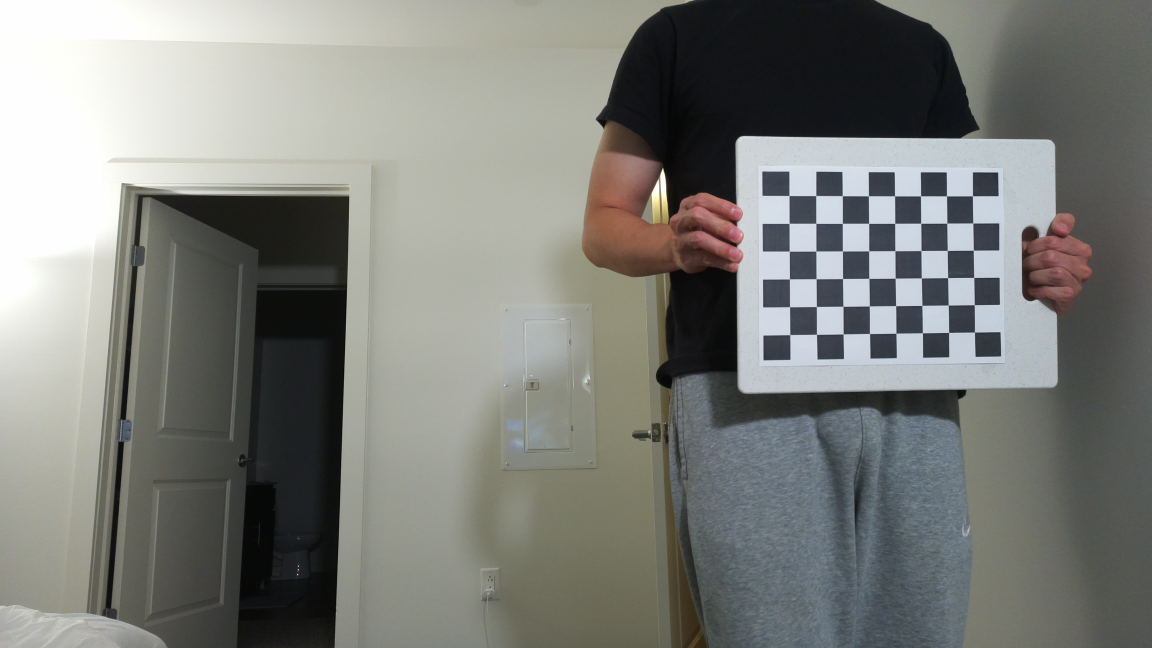
#> input picture opencv/cal_img/image0000 복사본.jpg, 4608 x 2592 px (shown at 1/4 size); its folder holds 4 pictures in this run; the run also reads 1 picture not shown here
$ python pi_v3_calibration.py
#> lines starting #> are read from the running program, lines starting #| are printed output that depends on the picture
import numpy as np
import glob
import cv2
import pickle
import matplotlib.pyplot as plt

# Select the img directory to calibrate
#   cal_img Directory: Images taken from Raspberry Pi v3
#   cal_img_wide Directory: Images taken from Raspberry Pi v3 wide
dir_name = 'cal_img'

def Calibrate(num_intersections_in_x=8, num_intersections_in_y=6, square_size=0.03):
#> called with num_intersections_in_x = 8, num_intersections_in_y = 6, square_size = 0.03
    criteria = (cv2.TERM_CRITERIA_EPS + cv2.TERM_CRITERIA_MAX_ITER, 30, 0.001)

    obj_points = []
    img_points = []

    object_points = np.zeros((num_intersections_in_x * num_intersections_in_y, 3), np.float32)
    object_points[:, :2] = np.mgrid[0:num_intersections_in_x, 0:num_intersections_in_y].T.reshape(-1, 2) * square_size

    fnames = glob.glob('./' + dir_name + '/*.jpg')
    print(f"Found {len(fnames)} images for calibration.")

    for fname in fnames:
        img = cv2.imread(fname)
#> img is the input picture: shape (2592, 4608, 3); mean B, G, R 122.4, 127.1, 125.6
        img_size = (img.shape[1], img.shape[0])
#> img_size = (4608, 2592)
        gray = cv2.cvtColor(img, cv2.COLOR_BGR2GRAY)
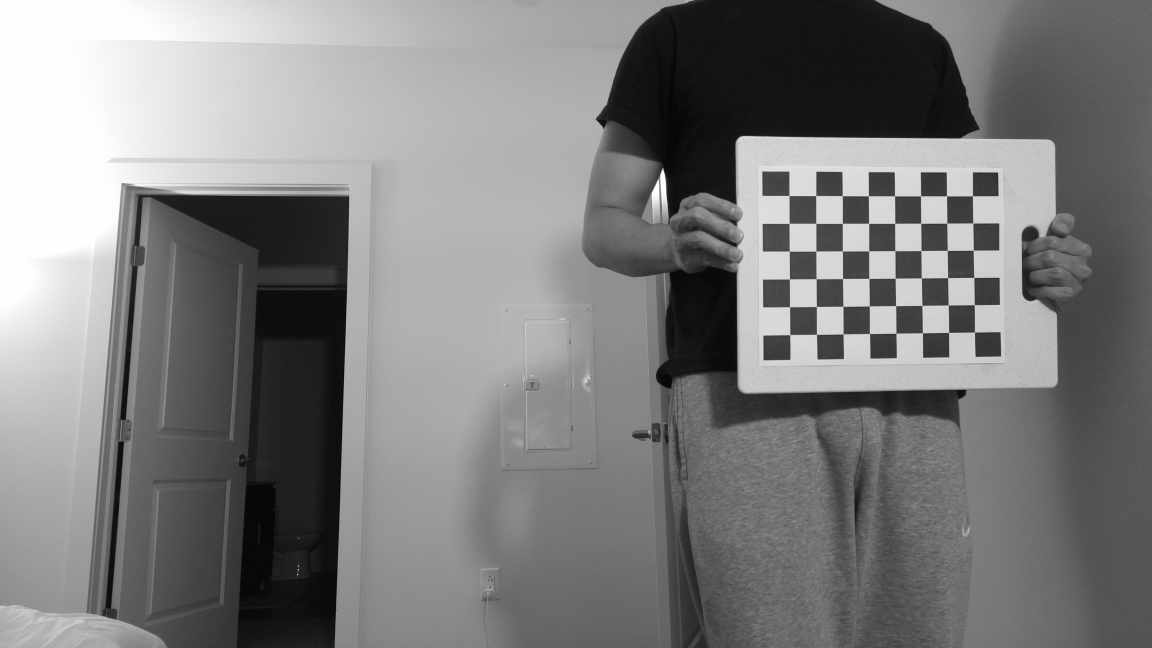
#> gray: shape (2592, 4608) (shown at 1/4 size); min 0, max 255, mean 126.1

        ret, corners = cv2.findChessboardCorners(gray, (num_intersections_in_x, num_intersections_in_y), None)
#> ret = True; corners = 48 rows, first 8: [3157.1, 783.8], [3264.8, 783.9], [3370, 783.7], [3474.4, 785.8], [3579.4, 785.3], [3684.5, 786.5], [3787.1, 784.3], [3892.5, 786.5]

        if ret:
            obj_points.append(object_points)
            corners2 = cv2.cornerSubPix(gray, corners, (11,11), (-1, -1), criteria)
#> corners2 = 48 rows, first 8: [3157.5, 783.7], [3264.6, 784], [3370.4, 784.4], [3475.1, 785], [3579.7, 785.2], [3683.5, 785.2], [3787.5, 785.1], [3891.1, 784.9]
#> pass 3 of the loop in Calibrate, `for fname in fnames:`:
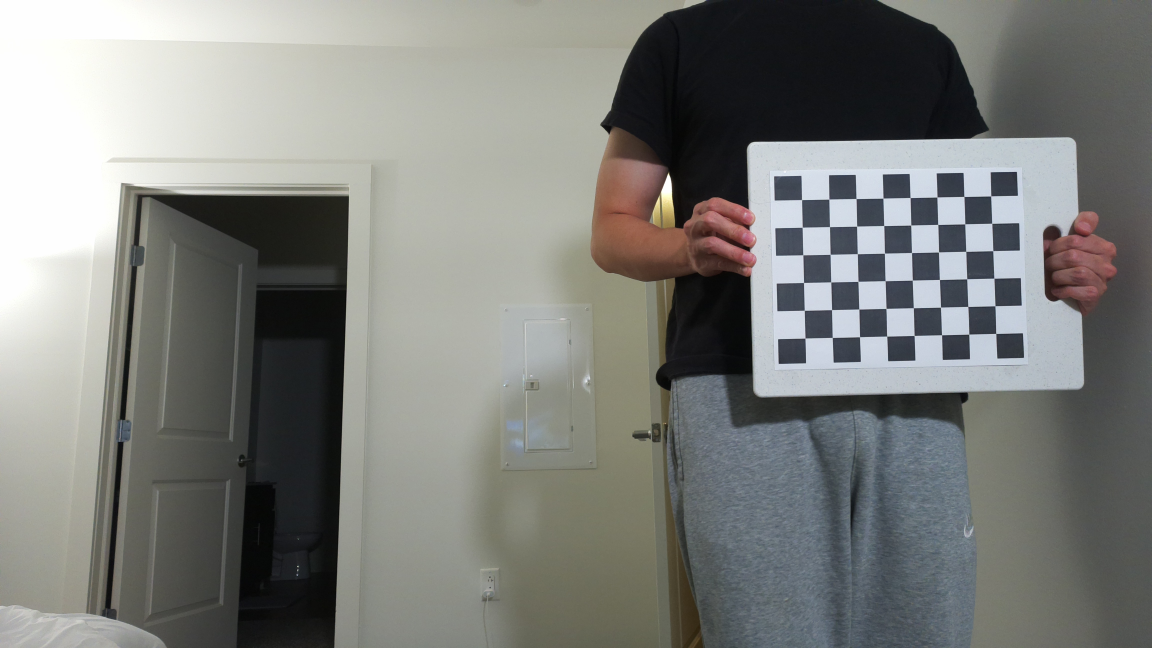
#> input picture opencv/cal_img/image0001 복사본.jpg, 4608 x 2592 px (shown at 1/4 size)
#> in Calibrate, img is the input picture: shape (2592, 4608, 3); mean B, G, R 123.6, 127.1, 125.8
#> in Calibrate, `gray = cv2.cvtColor(img, cv2.COLOR_BGR2GRAY)`:
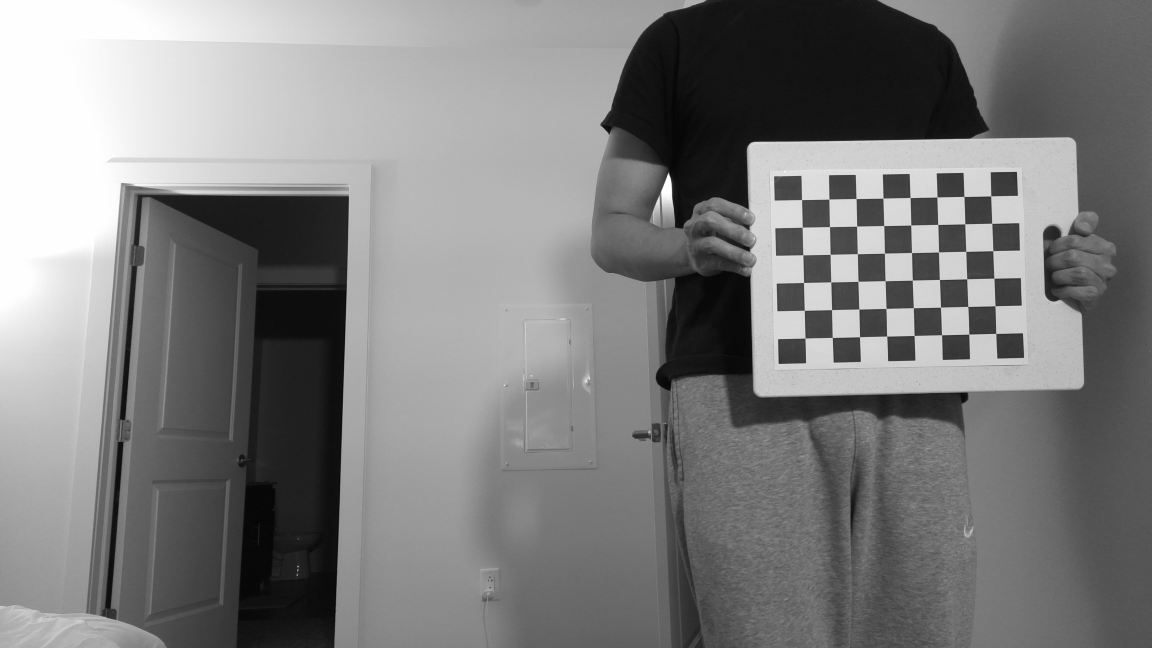
#> gray: shape (2592, 4608) (shown at 1/4 size); min 0, max 255, mean 126.3
#> corners = 48 rows, first 8: [3208.6, 800.8], [3316.9, 797.7], [3426.2, 796.7], [3533.2, 794], [3642.6, 793.4], [3748, 788], [3856.2, 787.1], [3964.8, 784.9]
#> corners2 = 48 rows, first 8: [3207.8, 800.1], [3317, 797.8], [3425.6, 795.6], [3533.3, 794], [3641.8, 791.8], [3749.4, 789.5], [3857.1, 787.4], [3964.5, 785.3]
#> the loop made 4 passes; the first 3 are shown
            img_points.append(corners)
			# Draw and display the corners
            # cv2.drawChessboardCorners(img, (6,6), corners2, ret)
            # cv2.imshow('img', img)
            # cv2.waitKey(100)

    ret, mtx, dist, rvecs, tvecs = cv2.calibrateCamera(obj_points, img_points, img_size, None, None)
    img = cv2.imread(fnames[1])
    dst = cv2.undistort(img, mtx, dist, None, mtx)
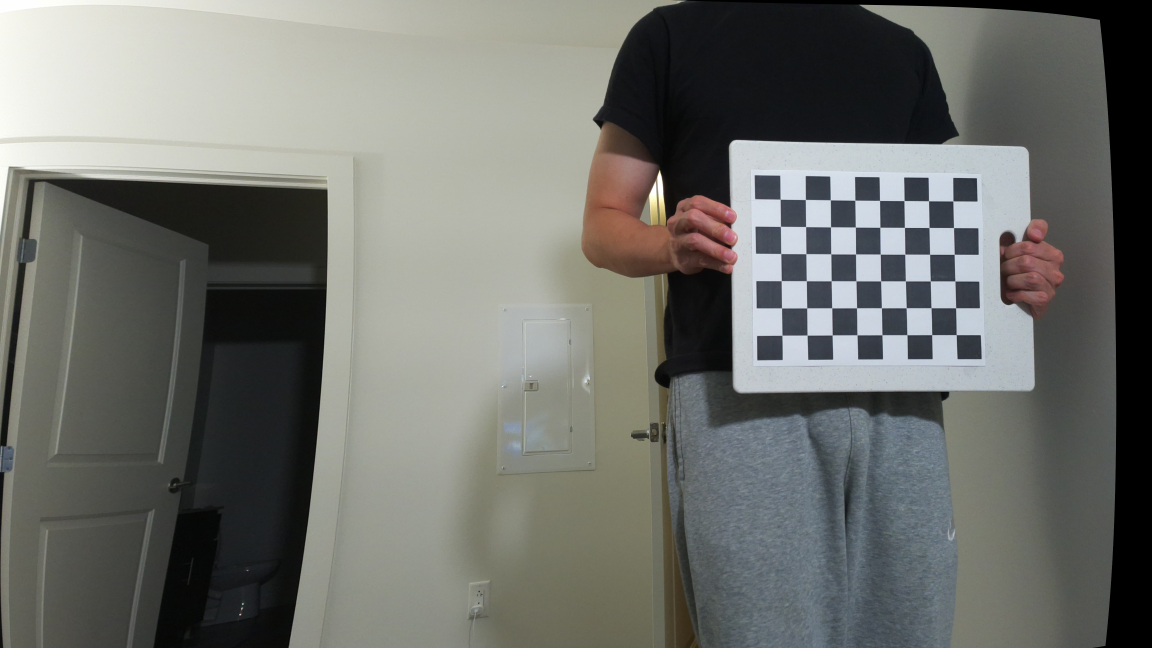
#> dst: shape (2592, 4608, 3) (shown at 1/4 size); mean B, G, R 108.6, 113.3, 111.8
    f, (ax1, ax2) = plt.subplots(1, 2, figsize=(20, 10))
    ax1.imshow(img)
    ax1.set_title('Original Image', fontsize=15)
    ax2.imshow(dst)
    ax2.set_title('Undistorted Image', fontsize=15)
    plt.show()
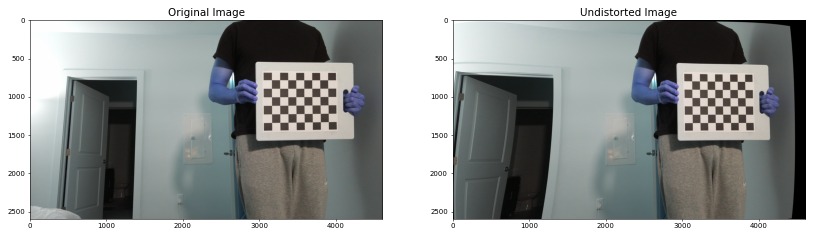
#> figure drawn by matplotlib, 2 panels; B, G, R data is drawn as R, G, B

    # Find the mean error for validation
    mean_error = 0
    for i in range(len(obj_points)):
        imgpoints2, _ = cv2.projectPoints(obj_points[i], rvecs[i], tvecs[i], mtx, dist)
        error = cv2.norm(img_points[i], imgpoints2, cv2.NORM_L2)/len(imgpoints2)
        mean_error += error

    print( "total error: {}".format(mean_error/len(obj_points)) )

    return ret, mtx, dist, rvecs, tvecs

def save_calibration_data_txt(mtx, dist, filename=dir_name + "_data.txt"):
    with open(filename, "w") as f:
        f.write("Camera Matrix:\n")
        np.savetxt(f, mtx, fmt='%0.8f')
        f.write("\nDistortion Coefficients:\n")
        np.savetxt(f, dist, fmt='%0.8f')

if __name__ == "__main__":
    ret, mtx, dist, rvecs, tvecs = Calibrate()
    print("Return value:" + str(ret) + "\n")
    print("Camera Matrix:\n", mtx)
    print("Distortion Coefficients:\n", dist)
    save_calibration_data_txt(mtx, dist)
